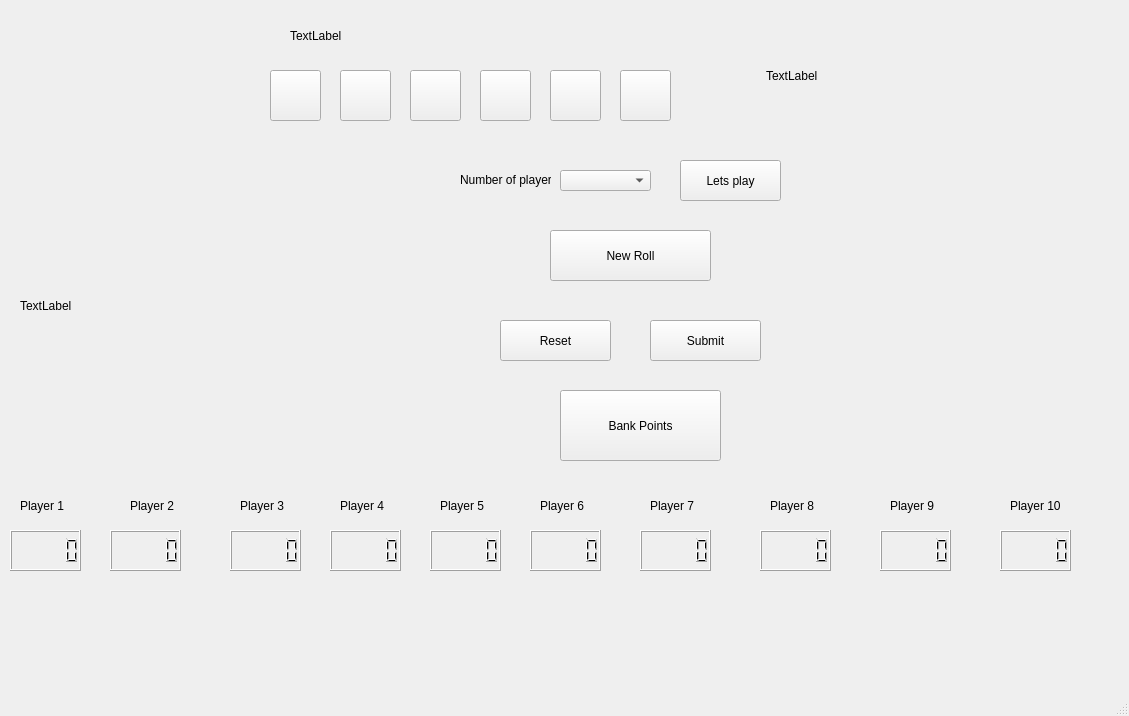
<?xml version="1.0" encoding="UTF-8"?>
<ui version="4.0">
 <class>MainWindow</class>
 <widget class="QMainWindow" name="MainWindow">
  <property name="geometry">
   <rect>
    <x>0</x>
    <y>0</y>
    <width>1129</width>
    <height>716</height>
   </rect>
  </property>
  <property name="minimumSize">
   <size>
    <width>1129</width>
    <height>716</height>
   </size>
  </property>
  <property name="maximumSize">
   <size>
    <width>1129</width>
    <height>716</height>
   </size>
  </property>
  <property name="windowTitle">
   <string>MainWindow</string>
  </property>
  <widget class="QWidget" name="centralwidget">
   <widget class="QPushButton" name="dice1">
    <property name="geometry">
     <rect>
      <x>270</x>
      <y>70</y>
      <width>51</width>
      <height>51</height>
     </rect>
    </property>
    <property name="text">
     <string/>
    </property>
   </widget>
   <widget class="QPushButton" name="dice2">
    <property name="geometry">
     <rect>
      <x>340</x>
      <y>70</y>
      <width>51</width>
      <height>51</height>
     </rect>
    </property>
    <property name="text">
     <string/>
    </property>
   </widget>
   <widget class="QPushButton" name="dice3">
    <property name="geometry">
     <rect>
      <x>410</x>
      <y>70</y>
      <width>51</width>
      <height>51</height>
     </rect>
    </property>
    <property name="text">
     <string/>
    </property>
   </widget>
   <widget class="QPushButton" name="dice4">
    <property name="geometry">
     <rect>
      <x>480</x>
      <y>70</y>
      <width>51</width>
      <height>51</height>
     </rect>
    </property>
    <property name="text">
     <string/>
    </property>
   </widget>
   <widget class="QPushButton" name="dice5">
    <property name="geometry">
     <rect>
      <x>550</x>
      <y>70</y>
      <width>51</width>
      <height>51</height>
     </rect>
    </property>
    <property name="text">
     <string/>
    </property>
   </widget>
   <widget class="QPushButton" name="dice6">
    <property name="geometry">
     <rect>
      <x>620</x>
      <y>70</y>
      <width>51</width>
      <height>51</height>
     </rect>
    </property>
    <property name="text">
     <string/>
    </property>
   </widget>
   <widget class="QLabel" name="score_goal">
    <property name="geometry">
     <rect>
      <x>766</x>
      <y>40</y>
      <width>201</width>
      <height>71</height>
     </rect>
    </property>
    <property name="text">
     <string>TextLabel</string>
    </property>
   </widget>
   <widget class="QLabel" name="num_of_players">
    <property name="geometry">
     <rect>
      <x>460</x>
      <y>170</y>
      <width>91</width>
      <height>20</height>
     </rect>
    </property>
    <property name="text">
     <string>Number of players</string>
    </property>
   </widget>
   <widget class="QLabel" name="player_header">
    <property name="geometry">
     <rect>
      <x>290</x>
      <y>10</y>
      <width>361</width>
      <height>51</height>
     </rect>
    </property>
    <property name="text">
     <string>TextLabel</string>
    </property>
   </widget>
   <widget class="QLabel" name="player1_score_label">
    <property name="geometry">
     <rect>
      <x>20</x>
      <y>490</y>
      <width>91</width>
      <height>31</height>
     </rect>
    </property>
    <property name="text">
     <string>Player 1</string>
    </property>
   </widget>
   <widget class="QLabel" name="player2_score_label_2">
    <property name="geometry">
     <rect>
      <x>130</x>
      <y>490</y>
      <width>91</width>
      <height>31</height>
     </rect>
    </property>
    <property name="text">
     <string>Player 2</string>
    </property>
   </widget>
   <widget class="QLabel" name="player3_score_label_2">
    <property name="geometry">
     <rect>
      <x>240</x>
      <y>490</y>
      <width>91</width>
      <height>31</height>
     </rect>
    </property>
    <property name="text">
     <string>Player 3</string>
    </property>
   </widget>
   <widget class="QLabel" name="player4_score_label_2">
    <property name="geometry">
     <rect>
      <x>340</x>
      <y>490</y>
      <width>91</width>
      <height>31</height>
     </rect>
    </property>
    <property name="text">
     <string>Player 4</string>
    </property>
   </widget>
   <widget class="QLabel" name="player5_score_label_2">
    <property name="geometry">
     <rect>
      <x>440</x>
      <y>490</y>
      <width>91</width>
      <height>31</height>
     </rect>
    </property>
    <property name="text">
     <string>Player 5</string>
    </property>
   </widget>
   <widget class="QLabel" name="player6_score_label_2">
    <property name="geometry">
     <rect>
      <x>540</x>
      <y>490</y>
      <width>91</width>
      <height>31</height>
     </rect>
    </property>
    <property name="text">
     <string>Player 6</string>
    </property>
   </widget>
   <widget class="QLabel" name="player7_score_label_2">
    <property name="geometry">
     <rect>
      <x>650</x>
      <y>490</y>
      <width>91</width>
      <height>31</height>
     </rect>
    </property>
    <property name="text">
     <string>Player 7</string>
    </property>
   </widget>
   <widget class="QLabel" name="player8_score_label_2">
    <property name="geometry">
     <rect>
      <x>770</x>
      <y>490</y>
      <width>91</width>
      <height>31</height>
     </rect>
    </property>
    <property name="text">
     <string>Player 8</string>
    </property>
   </widget>
   <widget class="QLabel" name="player9_score_label_2">
    <property name="geometry">
     <rect>
      <x>890</x>
      <y>490</y>
      <width>91</width>
      <height>31</height>
     </rect>
    </property>
    <property name="text">
     <string>Player 9</string>
    </property>
   </widget>
   <widget class="QLabel" name="player10_score_label_2">
    <property name="geometry">
     <rect>
      <x>1010</x>
      <y>490</y>
      <width>91</width>
      <height>31</height>
     </rect>
    </property>
    <property name="text">
     <string>Player 10</string>
    </property>
   </widget>
   <widget class="QLCDNumber" name="player1_score">
    <property name="geometry">
     <rect>
      <x>10</x>
      <y>530</y>
      <width>71</width>
      <height>41</height>
     </rect>
    </property>
   </widget>
   <widget class="QLCDNumber" name="player2_score_2">
    <property name="geometry">
     <rect>
      <x>110</x>
      <y>530</y>
      <width>71</width>
      <height>41</height>
     </rect>
    </property>
   </widget>
   <widget class="QLCDNumber" name="player3_score_2">
    <property name="geometry">
     <rect>
      <x>230</x>
      <y>530</y>
      <width>71</width>
      <height>41</height>
     </rect>
    </property>
   </widget>
   <widget class="QLCDNumber" name="player4_score_2">
    <property name="geometry">
     <rect>
      <x>330</x>
      <y>530</y>
      <width>71</width>
      <height>41</height>
     </rect>
    </property>
   </widget>
   <widget class="QLCDNumber" name="player5_score_2">
    <property name="geometry">
     <rect>
      <x>430</x>
      <y>530</y>
      <width>71</width>
      <height>41</height>
     </rect>
    </property>
   </widget>
   <widget class="QLCDNumber" name="player6_score_2">
    <property name="geometry">
     <rect>
      <x>530</x>
      <y>530</y>
      <width>71</width>
      <height>41</height>
     </rect>
    </property>
   </widget>
   <widget class="QLCDNumber" name="player7_score_2">
    <property name="geometry">
     <rect>
      <x>640</x>
      <y>530</y>
      <width>71</width>
      <height>41</height>
     </rect>
    </property>
   </widget>
   <widget class="QLCDNumber" name="player8_score_2">
    <property name="geometry">
     <rect>
      <x>760</x>
      <y>530</y>
      <width>71</width>
      <height>41</height>
     </rect>
    </property>
   </widget>
   <widget class="QLCDNumber" name="player9_score_2">
    <property name="geometry">
     <rect>
      <x>880</x>
      <y>530</y>
      <width>71</width>
      <height>41</height>
     </rect>
    </property>
   </widget>
   <widget class="QLCDNumber" name="player10_score_2">
    <property name="geometry">
     <rect>
      <x>1000</x>
      <y>530</y>
      <width>71</width>
      <height>41</height>
     </rect>
    </property>
   </widget>
   <widget class="QLabel" name="farkle_rules">
    <property name="geometry">
     <rect>
      <x>20</x>
      <y>150</y>
      <width>331</width>
      <height>311</height>
     </rect>
    </property>
    <property name="text">
     <string>TextLabel</string>
    </property>
   </widget>
   <widget class="QPushButton" name="reset_button">
    <property name="geometry">
     <rect>
      <x>500</x>
      <y>320</y>
      <width>111</width>
      <height>41</height>
     </rect>
    </property>
    <property name="text">
     <string>Reset</string>
    </property>
   </widget>
   <widget class="QPushButton" name="submit_button">
    <property name="geometry">
     <rect>
      <x>650</x>
      <y>320</y>
      <width>111</width>
      <height>41</height>
     </rect>
    </property>
    <property name="text">
     <string>Submit</string>
    </property>
   </widget>
   <widget class="QComboBox" name="player_count">
    <property name="geometry">
     <rect>
      <x>560</x>
      <y>170</y>
      <width>91</width>
      <height>21</height>
     </rect>
    </property>
   </widget>
   <widget class="QPushButton" name="submit_player_num">
    <property name="geometry">
     <rect>
      <x>680</x>
      <y>160</y>
      <width>101</width>
      <height>41</height>
     </rect>
    </property>
    <property name="text">
     <string>Lets play</string>
    </property>
   </widget>
   <widget class="QPushButton" name="bank_button">
    <property name="geometry">
     <rect>
      <x>560</x>
      <y>390</y>
      <width>161</width>
      <height>71</height>
     </rect>
    </property>
    <property name="text">
     <string>Bank Points</string>
    </property>
   </widget>
   <widget class="QPushButton" name="new_roll_button">
    <property name="geometry">
     <rect>
      <x>550</x>
      <y>230</y>
      <width>161</width>
      <height>51</height>
     </rect>
    </property>
    <property name="text">
     <string>New Roll</string>
    </property>
   </widget>
  </widget>
  <widget class="QMenuBar" name="menubar">
   <property name="geometry">
    <rect>
     <x>0</x>
     <y>0</y>
     <width>1129</width>
     <height>21</height>
    </rect>
   </property>
  </widget>
  <widget class="QStatusBar" name="statusbar"/>
 </widget>
 <resources/>
 <connections/>
</ui>
